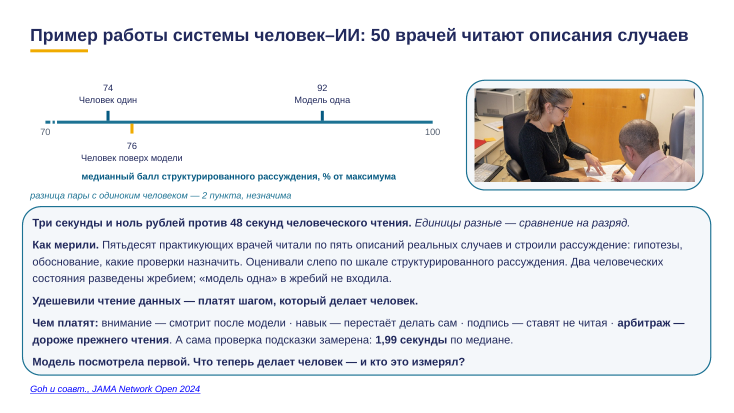
#> input picture notes/research/zamer-306/etalon/snaps/k-1.png, 1467 x 825 px, found by its file name (shown at 1/2 size)
$ python sobrat_sravnenie.py
#> lines starting #> are read from the running program, lines starting #| are printed output that depends on the picture; after the words box and inside, x2 and y2 are one past the last pixel; in counts of white or black regions, pixels touching at a corner belong together
#!/usr/bin/env python3
"""
Сборка PDF для слепого сравнения кадров (issue #306).
Создаёт 6 страниц: страницы 1-5 — по одной форме на странице (4 снимка в сеткой 2×2),
страница 6 — эталоны.
Порядок наборов на каждой странице перемешивается случайно и независимо.

Улучшения:
- Автоматическая обрезка снимков по содержимому (удаление белой пустоты)
- Выравнивание высоты плиток по максимальной
- Максимизация размера плиток
- Уменьшение размера файла
"""

import os
import random
from pathlib import Path
from PIL import Image, ImageDraw, ImageFont
import pymupdf as fitz
import numpy as np

# Фиксированное семя для воспроизводимости результата
RANDOM_SEED = 42

# Названия форм (по номерам кадров)
FORM_NAMES = {
    1: "полоса плашек",
    2: "ось с засечками",
    3: "два столбца",
    4: "схема рядами",
    5: "кадр одного числа"
}

# Пути к файлам
BASE_DIR = Path(__file__).parent
SETS = {
    'A': BASE_DIR / 'nabor-1' / 'snaps',
    'B': BASE_DIR / 'nabor-2' / 'snaps',
    'V': BASE_DIR / 'nabor-3' / 'snaps',
    'G': BASE_DIR / 'nabor-4' / 'snaps',
}
ETALON_DIR = BASE_DIR / 'etalon'

def find_content_bounds(img, white_threshold=245):
    """
    Найти рамку непустых пиксelей (содержимого).
    Ищет пиксели, которые отличаются от белого фона.
    Возвращает (top, left, bottom, right) координаты содержимого.
    """
    img_array = np.array(img.convert('RGB'))

    # Найти пиксели, которые не белые (с допуском)
    non_white = np.any(img_array < white_threshold, axis=2)

    if not non_white.any():
        # Если всё белое, вернуть полный размер
        return 0, 0, img.height, img.width

    # Найти границы содержимого
    rows = np.any(non_white, axis=1)
    cols = np.any(non_white, axis=0)

    y_indices = np.where(rows)[0]
    x_indices = np.where(cols)[0]

    if len(y_indices) == 0 or len(x_indices) == 0:
        return 0, 0, img.height, img.width

    top = y_indices[0]
    bottom = y_indices[-1] + 1
    left = x_indices[0]
    right = x_indices[-1] + 1

    return top, left, bottom, right

def crop_with_margin(img, margin_percent=2.5):
    """
    Обрезать изображение по содержимому с заданным отступом.
    margin_percent — процент ширины содержимого добавить как поля.
    """
    top, left, bottom, right = find_content_bounds(img)

    content_width = right - left
    content_height = bottom - top

    # Добавить поля в процентах от содержимого
    margin_x = max(1, int(content_width * margin_percent / 100))
    margin_y = max(1, int(content_height * margin_percent / 100))

    top = max(0, top - margin_y)
    left = max(0, left - margin_x)
    bottom = min(img.height, bottom + margin_y)
    right = min(img.width, right + margin_x)

    return img.crop((left, top, right, bottom))

def load_and_crop_image(path):
    """Загрузить изображение, обрезать по содержимому."""
    img = Image.open(path).convert('RGB')
    img = crop_with_margin(img, margin_percent=2.5)
    return img

def resize_to_width(img, target_width):
    """Масштабировать изображение к целевой ширине, сохраняя пропорции."""
    w, h = img.size
    new_h = int(target_width * h / w)
    return img.resize((target_width, new_h), Image.Resampling.LANCZOS)

def create_labeled_tile(img, label, tile_width, tile_height):
    """
    Создать плитку с подписью буквы сверху.
    Масштабировать изображение к tile_width, выровнять высоту к tile_height
    (добавляя белое поле снизу).
    """
    LABEL_HEIGHT = 50

    # Масштабировать изображение
    img = resize_to_width(img, tile_width)
    w, h = img.size

    # Выровнять высоту
    if h < tile_height:
        # Добавить белое поле снизу
        padded_img = Image.new('RGB', (w, tile_height), color='white')
        padded_img.paste(img, (0, 0))
        img = padded_img

    # Создать плитку с подписью
    tile = Image.new('RGB', (tile_width, tile_height + LABEL_HEIGHT), color='white')

    # Поместить изображение
    tile.paste(img, (0, LABEL_HEIGHT))

    # Добавить букву
    draw = ImageDraw.Draw(tile)
    try:
        font = ImageFont.truetype("/usr/share/fonts/truetype/dejavu/DejaVuSans-Bold.ttf", 36)
    except:
        font = ImageFont.load_default()

    # Написать букву в верхнем левом углу плитки
    draw.text((10, 10), label, fill='black', font=font)

    return tile

def create_comparison_page(frame_num, tile_width, tile_height):
    """Создать страницу сравнения для кадра frame_num."""
    random.seed(RANDOM_SEED + frame_num)  # Разное семя для каждой страницы

    # Загрузить снимки из всех наборов для этого кадра
    frame_file = f'k-{frame_num}.png'
    snapshots = []
    set_order = []

    for set_key in ['A', 'B', 'V', 'G']:
        img_path = SETS[set_key] / frame_file
        img = load_and_crop_image(img_path)
        snapshots.append(img)
        set_order.append(set_key)

    # Перемешать порядок наборов (ТЕ ЖЕ перестановки, что и раньше)
    indices = list(range(4))
    random.shuffle(indices)

    shuffled_snapshots = [snapshots[i] for i in indices]
    shuffled_order = [set_order[i] for i in indices]

    # Создать страницу
    PADDING = 60
    PAGE_MARGIN = 40
    LABEL_HEIGHT = 50

    PAGE_WIDTH = tile_width * 2 + PADDING + PAGE_MARGIN * 2
    PAGE_HEIGHT = (tile_height + LABEL_HEIGHT) * 2 + PADDING + PAGE_MARGIN * 2 + 80

    page = Image.new('RGB', (PAGE_WIDTH, PAGE_HEIGHT), color='white')

    # Добавить заголовок
    draw = ImageDraw.Draw(page)
    try:
        font = ImageFont.truetype("/usr/share/fonts/truetype/dejavu/DejaVuSans-Bold.ttf", 24)
    except:
        font = ImageFont.load_default()

    title = f"Кадр {frame_num} — форма: {FORM_NAMES[frame_num]}"
    draw.text((PAGE_MARGIN, 10), title, fill='black', font=font)

    # Расположить плитки в сеткой 2×2
    labels = ['А', 'Б', 'В', 'Г']
    positions = [
        (PAGE_MARGIN, PAGE_MARGIN + 40),  # левый верхний (А)
        (PAGE_MARGIN + tile_width + PADDING, PAGE_MARGIN + 40),  # правый верхний (Б)
        (PAGE_MARGIN, PAGE_MARGIN + (tile_height + LABEL_HEIGHT) + PADDING + 40),  # левый нижний (В)
        (PAGE_MARGIN + tile_width + PADDING, PAGE_MARGIN + (tile_height + LABEL_HEIGHT) + PADDING + 40),  # правый нижний (Г)
    ]

    correspondence = {}
    for i, (img, label, set_key) in enumerate(zip(shuffled_snapshots, labels, shuffled_order)):
        labeled_tile = create_labeled_tile(img, label, tile_width, tile_height)
        x, y = positions[i]
        page.paste(labeled_tile, (x, y))
        correspondence[label] = set_key

    return page, correspondence

# [62 lines left out: function create_etalon_page, not called in this run]

def main():
    """Основная функция."""
    # Определить размер плиток для максимизации содержимого
    # 1000 пиксelей в ширину (минимум по требованию для читаемости)
    TILE_WIDTH = 1000

    # Создать страницы
    pages = []
    correspondence_log = []

    # Проверить высоту первого снимка для определения TILE_HEIGHT
    test_img = load_and_crop_image(SETS['A'] / 'k-1.png')
#> in load_and_crop_image, img is the input picture: PIL image 1467x825 RGB; mean R, G, B 229.7, 230.5, 232.8
#> in find_content_bounds, `non_white = np.any(img_array < white_threshold, axis=2)`:
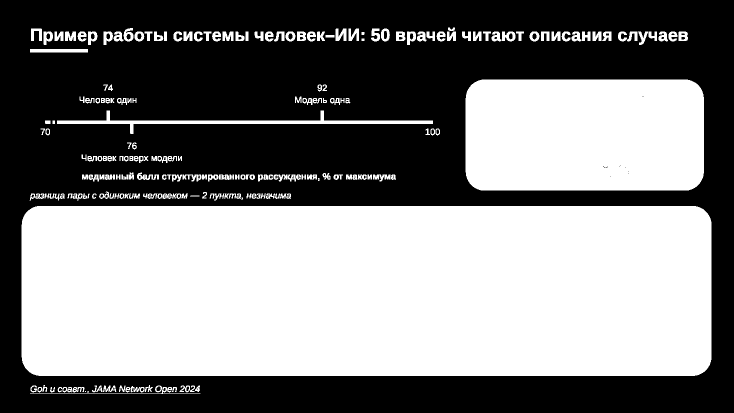
#> non_white: shape (825, 1467) bool (shown at 1/2 size); 50.2% white; 141 black regions (100 under 20 px), largest, box (x1, y1, x2, y2) and area: (0, 0, 1467, 825) 600587, (768, 62, 774, 78) 87, (577, 67, 585, 79) 77
#> in find_content_bounds, `y_indices = np.where(rows)[0]`: y_indices = 640 values from 55 to 787
#> in find_content_bounds, `x_indices = np.where(cols)[0]`: x_indices = 1380 values from 43 to 1422
#> in find_content_bounds, `top = y_indices[0]`: top = 55
#> in find_content_bounds, `bottom = y_indices[-1] + 1`: bottom = 788
#> in find_content_bounds, `left = x_indices[0]`: left = 43
#> in find_content_bounds, `right = x_indices[-1] + 1`: right = 1423
#> in crop_with_margin, `top, left, bottom, right = find_content_bounds(img)`: top = 55; left = 43; bottom = 788; right = 1423
#> in crop_with_margin, `content_width = right - left`: content_width = 1380
#> in crop_with_margin, `content_height = bottom - top`: content_height = 733
#> in crop_with_margin, `margin_x = max(1, int(content_width * margin_percent / 100))`: margin_x = 34
#> in crop_with_margin, `margin_y = max(1, int(content_height * margin_percent / 100))`: margin_y = 18
#> in crop_with_margin, `top = max(0, top - margin_y)`: top = 37
#> in crop_with_margin, `left = max(0, left - margin_x)`: left = 9
#> in crop_with_margin, `bottom = min(img.height, bottom + margin_y)`: bottom = 806
#> in crop_with_margin, `right = min(img.width, right + margin_x)`: right = 1457
#> in crop_with_margin, `return img.crop((left, top, right, bottom))`:
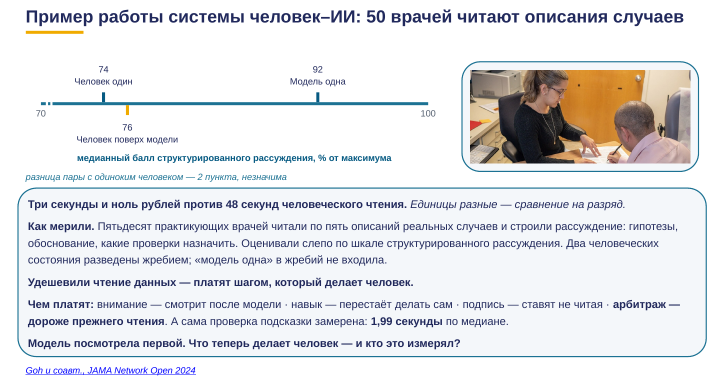
#> returned value: PIL image 1448x769 RGB (shown at 1/2 size); mean R, G, B 227.5, 228.4, 230.8
    test_resized = resize_to_width(test_img, TILE_WIDTH)
#> in resize_to_width, `return img.resize((target_width, new_h), Image.Resampling.LANCZOS)`:
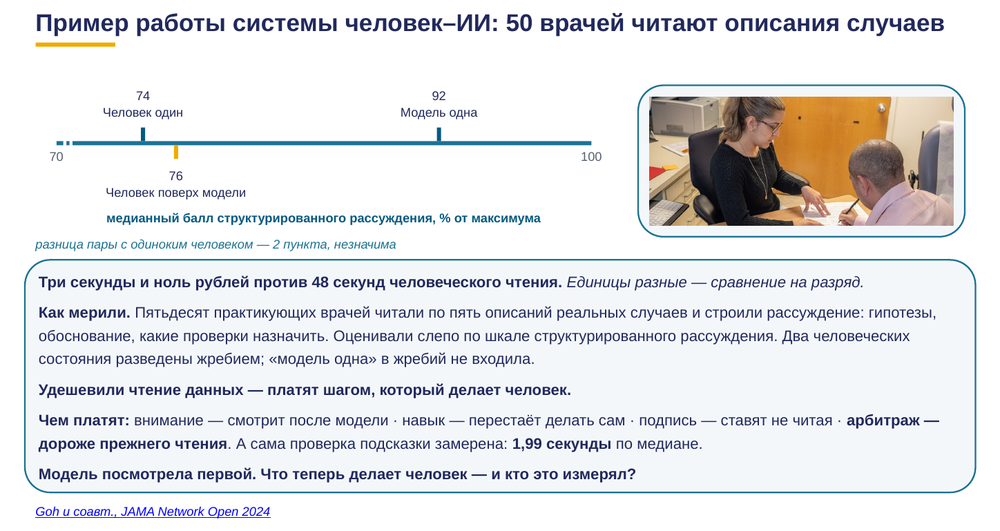
#> returned value: PIL image 1000x531 RGB; mean R, G, B 227.2, 228.1, 230.6
    TILE_HEIGHT = test_resized.height
#> TILE_HEIGHT = 531

    for frame_num in range(1, 6):
        page, corr = create_comparison_page(frame_num, TILE_WIDTH, TILE_HEIGHT)
#> in create_comparison_page, `indices = list(range(4))`: indices = [0, 1, 2, 3]
#> in create_comparison_page, `page = Image.new('RGB', (PAGE_WIDTH, PAGE_HEIGHT), color='white')`: page: PIL image 2140x1382 RGB; every value is 255
#> the loop in create_comparison_page, `for i, (img, label, set_key) in enumerate(zip(shuffled_snapshots, labe..` made 4 passes
#> pass 1, in create_comparison_page, `labeled_tile = create_labeled_tile(img, label, tile_width, tile_height)`:
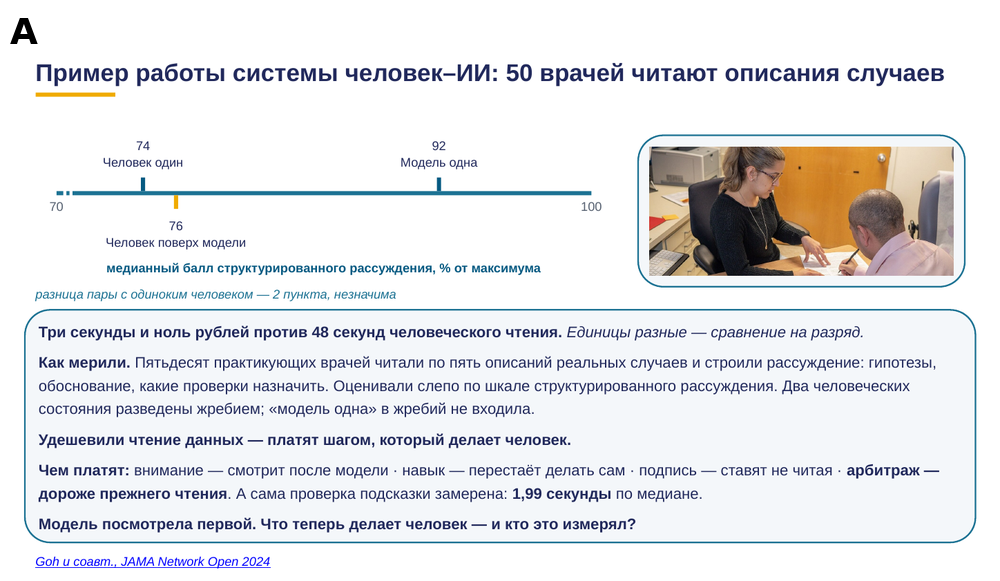
#> labeled_tile: PIL image 1000x581 RGB; mean R, G, B 229.4, 230.2, 232.5
#> after the loop in create_comparison_page, `for i, (img, label, set_key) in enumerate(zip(shuffled_snapshots, labe..`:
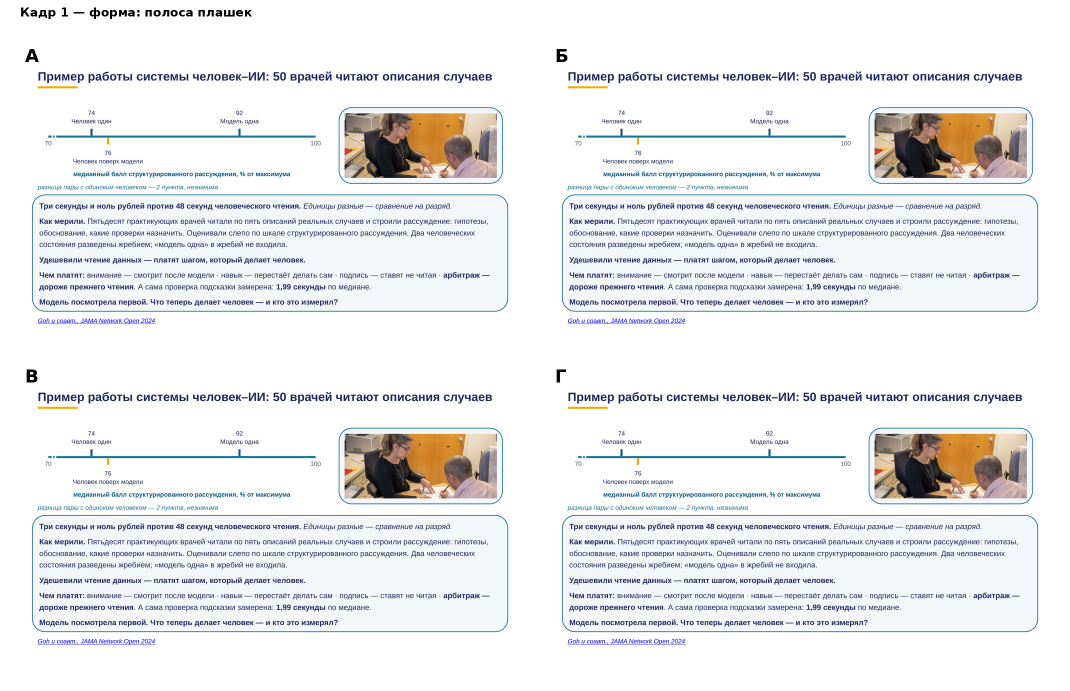
#> page: PIL image 2140x1382 RGB (shown at 1/2 size); mean R, G, B 234.6, 235.3, 237.1
        pages.append(page)
        correspondence_log.append((frame_num, corr))
        print(f"Создана страница {frame_num} (форма: {FORM_NAMES[frame_num]}, размер: {page.size})")
#| Создана страница 1 (форма: полоса плашек, размер: (2140, 1382))

    # Добавить страницу с эталонами
    etalon_page = create_etalon_page(TILE_WIDTH)
    pages.append(etalon_page)
    print(f"Создана страница 6 (эталоны, размер: {etalon_page.size})")

    # Сохранить все как изображения с компрессией (JPEG для меньшего размера)
    temp_images = []
    for i, page in enumerate(pages, 1):
        temp_path = f'/tmp/sravnenie_page_{i}.jpg'
        # Сохранить как JPEG с оптимальным качеством (60% для меньшего размера файла)
        page.save(temp_path, 'JPEG', quality=60, optimize=True)
        temp_images.append(temp_path)
        file_size_kb = os.path.getsize(temp_path) / 1024
        print(f"  Изображение {i} сохранено: {file_size_kb:.1f} КБ")

    # Создать PDF из изображений
    output_pdf = BASE_DIR / 'SRAVNENIE.pdf'
    pdf_doc = fitz.open()

    for img_path in temp_images:
        # Загрузить изображение
        img = Image.open(img_path)
        w, h = img.size

        # Создать страницу PDF
        page = pdf_doc.new_page(width=w, height=h)

        # Вставить изображение
        pix = fitz.Pixmap(img_path)
        page.insert_image(page.rect, pixmap=pix)

    # Сохранить PDF с максимальным сжатием
    pdf_doc.save(str(output_pdf), deflate=True)
    pdf_doc.close()

    file_size_mb = os.path.getsize(output_pdf) / (1024 * 1024)
    print(f"\nPDF создан: {output_pdf}")
    print(f"Размер файла: {file_size_mb:.2f} МБ")
    print(f"Размер плитки: {TILE_WIDTH} × {TILE_HEIGHT} пиксelей")

    # Проверить текст в PDF
    pdf_doc = fitz.open(str(output_pdf))
    all_text = ""
    for page_num in range(len(pdf_doc)):
        page = pdf_doc[page_num]
        all_text += page.get_text()
    pdf_doc.close()

    print(f"Текст в PDF: {'(пусто)' if not all_text else f'{len(all_text)} символов'}")

    # Проверить на наличие номеров наборов
    forbidden_words = ['набор', 'nabor', 'nabor-1', 'nabor-2', 'nabor-3', 'nabor-4']
    found_forbidden = []
    for word in forbidden_words:
        if word.lower() in all_text.lower():
            found_forbidden.append(word)

    if found_forbidden:
        print(f"ВНИМАНИЕ: Найдены запретные слова: {found_forbidden}")
    else:
        print(f"Проверка текста: номеров наборов не найдено (OK)")

    # Вывести соответствие букв и наборов (для логирования)
    print(f"\n=== СООТВЕТСТВИЕ БУКВ И НАБОРОВ ===")
    print(f"(Зафиксированное семя: {RANDOM_SEED})\n")
    for frame_num, corr in correspondence_log:
        for label in ['А', 'Б', 'В', 'Г']:
            set_key = corr[label]

    # Очистить временные файлы
    for img_path in temp_images:
        os.remove(img_path)

    print(f"\n=== ПРИЁМКА ===")
    print(f"✓ Всего страниц: 6")
    print(f"✓ Размер плитки: {TILE_WIDTH} × {TILE_HEIGHT} пиксelей")
    print(f"✓ Текстовых следов номеров наборов: {'НАЙДЕНЫ!' if found_forbidden else 'не найдено'}")
    print(f"✓ Размер файла PDF: {file_size_mb:.1f} МБ")
    print(f"✓ Соответствие букв и наборов: не изменено (семя {RANDOM_SEED})")

if __name__ == '__main__':
#> (the run stopped early here; a loop or call above may not have finished)
